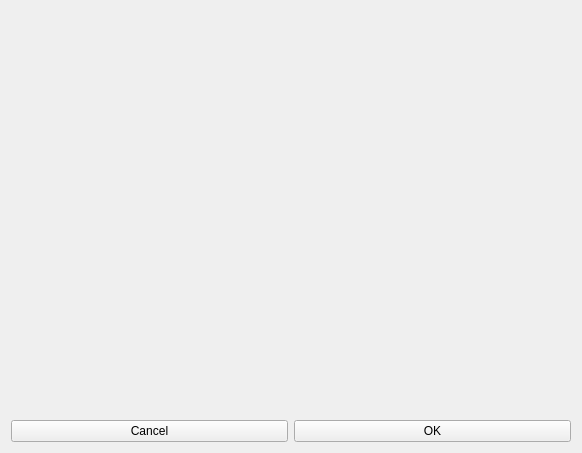
<?xml version="1.0" encoding="UTF-8"?>
<ui version="4.0">
 <class>ColorPicker</class>
 <widget class="QDialog" name="ColorPicker">
  <property name="geometry">
   <rect>
    <x>0</x>
    <y>0</y>
    <width>582</width>
    <height>453</height>
   </rect>
  </property>
  <property name="windowTitle">
   <string>Dialog</string>
  </property>
  <layout class="QVBoxLayout" name="verticalLayout" stretch="1,0">
   <item>
    <widget class="ColorPickerWidget" name="pickerWidget" native="true"/>
   </item>
   <item>
    <layout class="QHBoxLayout" name="horizontalLayout">
     <property name="topMargin">
      <number>0</number>
     </property>
     <item>
      <widget class="QPushButton" name="cancelButton">
       <property name="text">
        <string>Cancel</string>
       </property>
       <property name="autoDefault">
        <bool>false</bool>
       </property>
      </widget>
     </item>
     <item>
      <widget class="QPushButton" name="okayButton">
       <property name="text">
        <string>OK</string>
       </property>
       <property name="autoDefault">
        <bool>false</bool>
       </property>
      </widget>
     </item>
    </layout>
   </item>
  </layout>
 </widget>
 <customwidgets>
  <customwidget>
   <class>ColorPickerWidget</class>
   <extends>QWidget</extends>
   <header>colorpickerwidget.hh</header>
   <container>1</container>
  </customwidget>
 </customwidgets>
 <resources/>
 <connections/>
</ui>
